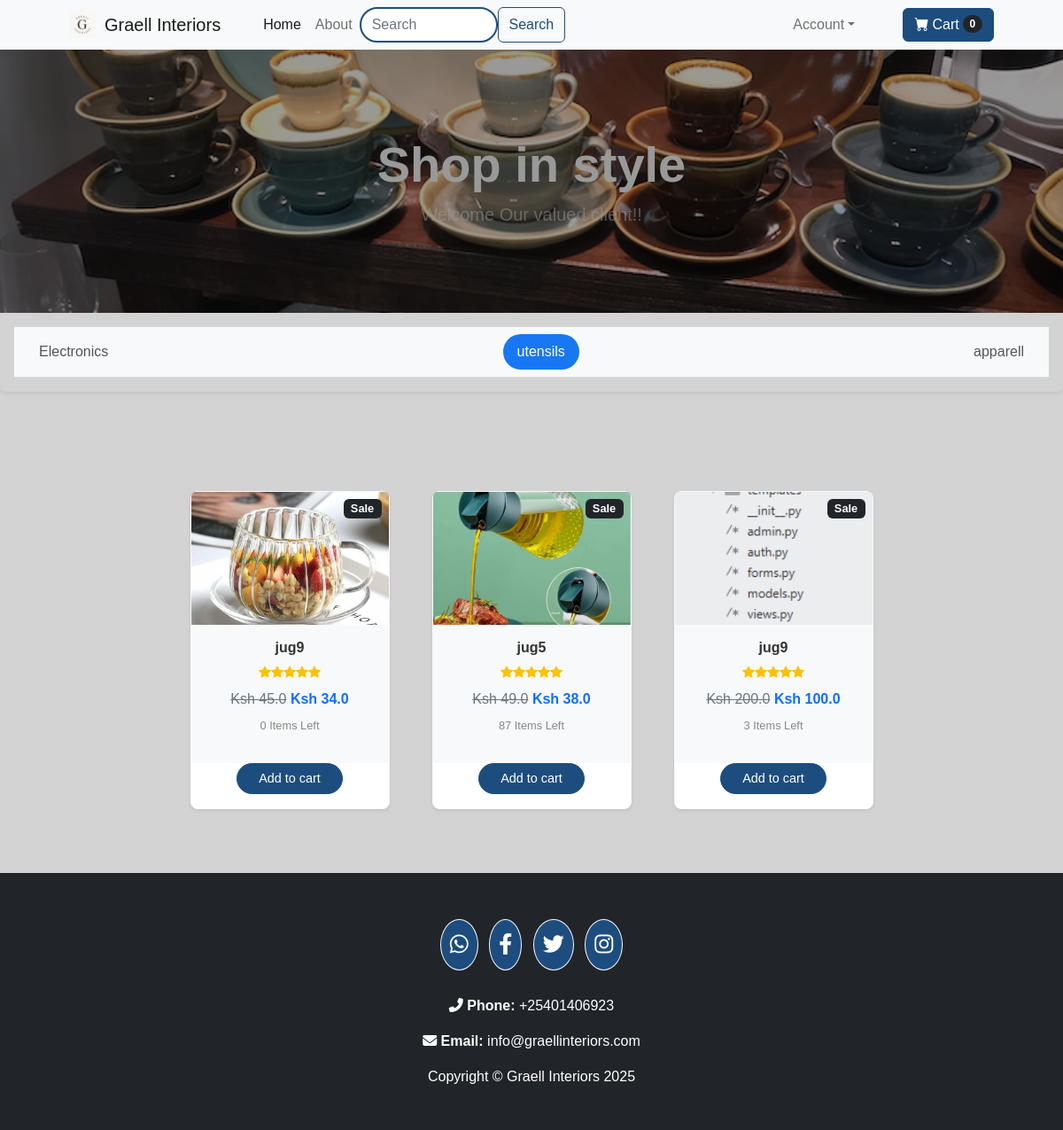
The page /category/3 on the database its author committed.
### website/models.py (models this page shows, shortened)
class Category(db.Model):
    id = db.Column(db.Integer, primary_key=True)
    name = db.Column(db.String(100), unique=True, nullable=False)
    products = db.relationship('Product', backref='category', lazy=True)

class Product(db.Model):
    id = db.Column(db.Integer, primary_key=True)
    product_name = db.Column(db.String(100), nullable=False)
    current_price = db.Column(db.Float, nullable=False)
    previous_price = db.Column(db.Float, nullable=False)
    in_stock = db.Column(db.Integer, nullable=False)
    product_picture = db.Column(db.String(1000), nullable=False)
    flash_sale = db.Column(db.Boolean, default=False)
    date_added = db.Column(db.DateTime, default=datetime.utcnow)
    category_id = db.Column(db.Integer, db.ForeignKey('category.id'), nullable=False)
    carts = db.relationship('Cart', backref=db.backref('product', lazy=True))
    orders = db.relationship('Order', backref=db.backref('product', lazy=True))

### website/views.py (the view)
@views.route('/category/<int:category_id>')
def category_products(category_id):
    category = Category.query.get_or_404(category_id)
    products = Product.query.filter_by(category_id=category_id).all()
    return render_template('cat_products.html', category=category, products=products, active_category_id=category_id)

### website/templates/cat_products.html (shortened to what this page needs)
{% extends 'base.html' %}
{% block content %}
    <header class="bg-dark py-5" style="background-image: url('../static/assets/crock1.jpg'); background-size: cover; background-position: center;">
        <div class="container px-4 px-lg-5 my-5">
            <div class="text-center text-white">
                <h1 class="display-4 fw-bolder">Shop in style</h1>
                <p class="lead fw-normal text-white-50 mb-0">Welcome Our valued client!!</p>
            </div>
        </div>
    </header>
<div class="primary mb-3 rounded shadow-sm p-3" style="opacity: 1; transition: none!important; display: block;">
  <nav class="category-navbar navbar navbar-expand-lg navbar-light bg-light py-2">
    <div class="container-fluid overflow-auto d-flex align-items-center">
      {% for category in categories %}
        <div class="category-link px-3 {% if category.id == active_category_id %}active{% endif %}"
             style="cursor: pointer;"
             onclick="window.location.href='{{ url_for('views.category_products', category_id=category.id) }}'"
             tabindex="0"
             onkeypress="if(event.key === 'Enter') window.location.href='{{ url_for('views.category_products', category_id=category.id) }}'">
          {{ category.name }}
        </div>
      {% endfor %}
    </div>
  </nav>
</div>
    <section class="py-5" style="background-color: lightgrey;">
        <div class="container px-4 px-lg-5 mt-5">
            <div class="row gx-4 gx-lg-5 row-cols-2 row-cols-md-3 row-cols-xl-4 justify-content-center">
                {% for item in products %}
                    <div class="col mb-4">
                        <div class="card h-100 shadow-sm rounded-3 border-light" style="background-color: #ffffff; max-width: 250px; margin: auto;">
                            <div class="badge bg-dark text-white position-absolute" style="top: 0.5rem; right: 0.5rem;">Sale</div>
                            <img class="card-img-top" src="{{ url_for('static', filename='../media/' + item.product_picture.split('/')[-1]) }}" alt="{{ item.product_name }}" style="object-fit: cover; height: 150px; width: 100%;" />
                            <div class="card-body p-3" style="background-color: #f8f9fa;">
                                <div class="text-center">
                                    <h5 class="fw-bolder" style="color: #333; font-size: 1rem;">{{ item.product_name }}</h5>
                                    <div class="d-flex justify-content-center small text-warning mb-2">
                                        <div class="bi-star-fill"></div>
                                        <div class="bi-star-fill"></div>
                                        <div class="bi-star-fill"></div>
                                        <div class="bi-star-fill"></div>
                                        <div class="bi-star-fill"></div>
                                    </div>
                                    <span class="text-muted text-decoration-line-through">Ksh {{ item.previous_price }}</span>
                                    <span class="text-primary fw-bold">Ksh {{ item.current_price }}</span>
                                    <p class="mt-2" style="font-size: 0.8rem; color: #888;">{{ item.in_stock }} Items Left</p>
                                </div>
                            </div>
                            <div class="card-footer p-3 pt-0 border-top-0 bg-transparent">
                                <div class="text-center">
                                    <a class="btn btn-primary rounded-pill px-4" href="/add-to-cart/{{ item.id }}" style="font-size: 0.9rem;">Add to cart</a>
                                </div>
                            </div>
                        </div>
                    </div>
                {% endfor %}
            </div>
        </div>
    </section>
{% endblock %}

### website/templates/base.html (style rules this page uses)
.btn-primary { background-color: #1d4d7e; border-color: #1d4d7e; }
body, .form-label, .card-body { color: #333333; }
header.bg-dark { position: relative; background-image: url('../static/assets/crock1.jpg'); background-size: cover; background-position: center; }
header.bg-dark::after { content: ''; position: absolute; top: 0; left: 0; right: 0; bottom: 0; background: rgba(0, 0, 0, 0.4); z-index: 1; }
header .container { z-index: 2; }
.card { border: 1px solid #ddd; border-radius: 10px; box-shadow: 0 2px 10px rgba(0, 0, 0, 0.1); transition: transform 0.3s ease; }
.card-footer .btn { background-color: #1d4d7e; border-color: #1d4d7e; color: white; font-size: 1.1rem; }
.card .badge { font-size: 0.8rem; }
.card-body .text-muted { color: #6c757d; }
.card-body .text-primary { color: #1d4d7e; }
body { background-color: lightgrey; font-family: 'Ubuntu', sans-serif; }

### website/templates/cat_products.html (style rules this page uses)
.category-navbar { border-bottom: 1px solid #ddd; overflow-x: auto; -webkit-overflow-scrolling: touch; scrollbar-width: none; }
.category-link { white-space: nowrap; font-weight: 500; color: #555; font-size: 1rem; padding: 0.5rem 1rem; border-radius: 20px; transition: background-color 0.3s, color 0.3s; user-select: none; cursor: pointer; }
.category-link.active, .category-link:focus { color: white; background-color: #1877f2; outline: none; }
.category-link.active { background-color: #1877f2; color: white; border-radius: 20px; }

### rows shown on the page
Category: name "Electronics"
Category: name "utensils"
Category: name "apparell"
Product: product_picture (picture), product_name "jug9", previous_price "45.0", current_price "34.0", in_stock "0"
Product: product_picture (picture), product_name "jug5", previous_price "49.0", current_price "38.0", in_stock "87"
Product: product_picture (picture), product_name "jug9", previous_price "200.0", current_price "100.0", in_stock "3"

### other values the page prints
{{ cart | length if cart | length > 0 else 0 }} "0"
